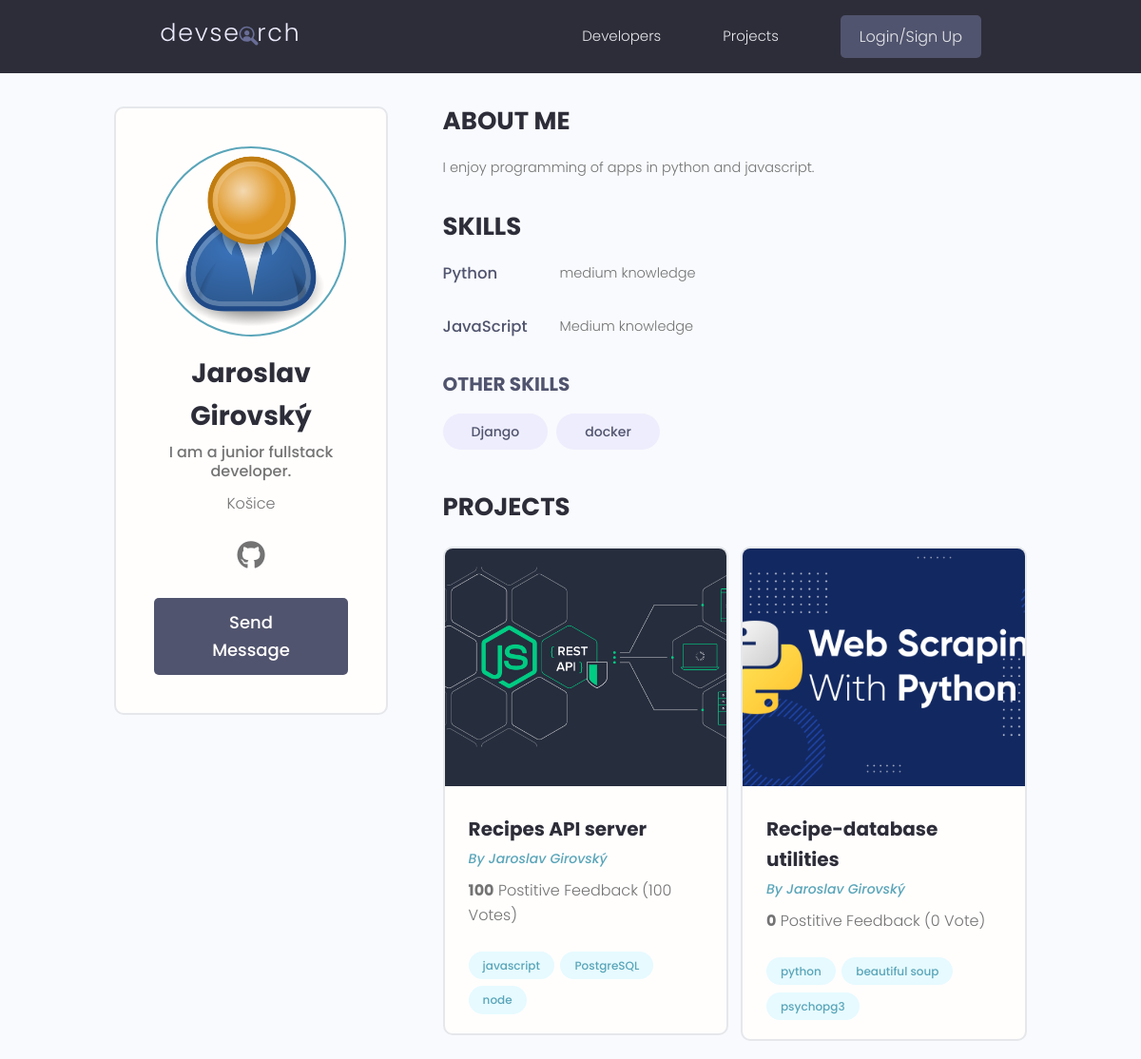
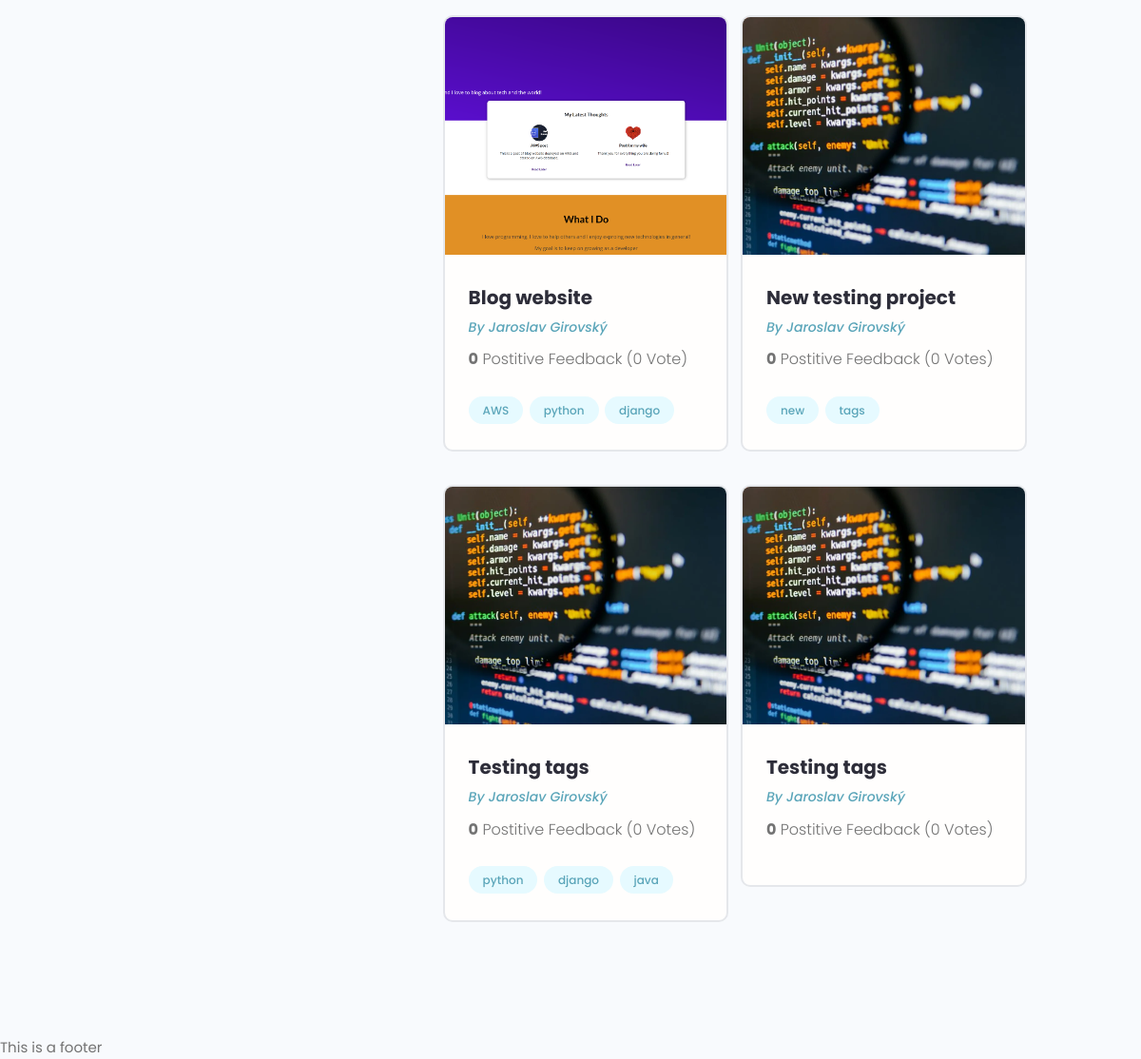
The page /profiles/user/764bc5d0-2482-440e-b70f-dd5784ee6521 on the database its author committed (2 pictures, top to bottom).
### users/models.py (models this page shows, shortened)
class Profile(models.Model):
    user = models.OneToOneField(User, on_delete=models.CASCADE, null=True, blank=True)
    username = models.CharField(max_length=200, blank=True, null=True)
    name = models.CharField(max_length=200, blank=True, null=True)
    location = models.CharField(max_length=200, blank=True, null=True)
    email = models.EmailField(max_length=500, blank=True, null=True)
    short_intro = models.CharField(max_length=200, blank=True, null=True)
    bio = models.TextField(blank=True, null=True)
    profile_image = models.ImageField(blank=True, null=True, upload_to="profiles/", default="user-default.png")
    social_github = models.CharField(max_length=200, blank=True, null=True)
    social_twitter = models.CharField(max_length=200, blank=True, null=True)
    social_linkedin = models.CharField(max_length=200, blank=True, null=True)
    social_youtube = models.CharField(max_length=200, blank=True, null=True)
    social_website = models.CharField(max_length=200, blank=True, null=True)
    created_at = models.DateTimeField(auto_now_add=True)
    id = models.UUIDField(default=uuid.uuid4, unique=True, primary_key=True, editable=False)
    @property
    def imageURL(self):
        try:
            url = self.profile_image.url
        except:
            url = ""
        return url

class Skill(models.Model):
    owner = models.ForeignKey(Profile, on_delete=models.CASCADE, null=True, blank=True)
    name = models.CharField(max_length=200)
    description = models.TextField(blank=True, null=True)
    id = models.UUIDField(default=uuid.uuid4, unique=True, primary_key=True, editable=False)
    def __str__(self):
        return str(self.name)

### projects/models.py (models this page shows, shortened)
class Project(models.Model):
    owner = models.ForeignKey(Profile, null=True, blank=True, verbose_name="owner",
                              on_delete=models.CASCADE, related_name="projects")
    title = models.CharField(max_length=200)
    description = models.TextField(null=True, blank=True)
    featured_image = models.ImageField(
        upload_to="projects", null=True, blank=True, default="default.webp")
    demo_link = models.CharField(max_length=2000, null=True, blank=True)
    source_link = models.CharField(max_length=2000, null=True, blank=True)
    created_at = models.DateTimeField(auto_now_add=True)
    id = models.UUIDField(default=uuid.uuid4, unique=True,
                          primary_key=True, editable=False)
    tags = models.ManyToManyField('Tag', blank=True, related_name="tags")
    vote_total = models.IntegerField(default=0, null=True, blank=True)
    vote_ratio = models.IntegerField(default=0, null=True, blank=True)
    class Meta:
        ordering = ['-vote_ratio', '-vote_total', '-created_at']
    @property
    def imageURL(self):
        try:
            url = self.featured_image.url
        except:
            url = ""
        return url

class Tag(models.Model):
    name = models.CharField(max_length=200)
    created_at = models.DateTimeField(auto_now_add=True)
    id = models.UUIDField(default=uuid.uuid4, unique=True,
                          primary_key=True, editable=False)

### users/views.py (the view)
# urls.py: path('user/<str:pk>', views.profile_detail, name="profile-detail"),
def profile_detail(request, pk):
    profile = Profile.objects.get(id=pk)
    topSkills = profile.skill_set.exclude(description__exact="")
    otherSkills = profile.skill_set.filter(description__exact="")
    context = {
        "profile": profile,
        "topSkills": topSkills,
        "otherSkills": otherSkills,
    }
    return render(request, 'users/user-profile.html', context)

### users/templates/users/user-profile.html (shortened to what this page needs)
{% extends "base.html"%}
{% load static %}
{% block content %}
<main class="profile my-md">
    <div class="container">
      <div class="layout">
        <div class="column column--1of3">
          <div class="card text-center">
            <div class="card__body dev">
              <img class="avatar avatar--xl" src="{{profile.imageURL}}" />
              <h2 class="dev__name">{{profile.name}}</h2>
              <p class="dev__title">{{profile.short_intro}}</p>
              <p class="dev__location">{{profile.location}}</p>
              <ul class="dev__social">
                {% if profile.social_github %}
                <li>
                  <a title="Github" href="{{profile.social_github}}" target="_blank" style="color: inherit"></a>
                </li>
                {% endif %}
              </ul>
              {% if request.user.profile != profile %}
              <a href="{% url 'users:create-message' profile.id %}?next={{request.path}}" class="btn btn--sub btn--lg">Send Message </a>
              {% endif %}
            </div>
          </div>
        </div>
        <div class="column column--2of3">
          <div class="devInfo">
            <h3 class="devInfo__title">About Me</h3>
            <p class="devInfo__about">
              {{profile.bio}}
            </p>
          </div>
          <div class="devInfo">
            {% if topSkills %}
            <h3 class="devInfo__title">Skills</h3>
            <div class="devInfo__skills">
            {% for skill in topSkills %}
              <div class="devSkill">
                <h4 class="devSkill__title">{{skill.name}}</h4>
                <p class="devSkill__info">
                  {{skill.description}}
                </p>
              </div>
            {% endfor %}
            {% endif %}
            {% if otherSkills %}
              <h3 class="devInfo__subtitle">Other Skills</h3>
              <div class="devInfo__otherSkills">
                {% for skill in otherSkills %}
                <span class="tag tag--pill tag--sub tag--lg">
                  <small>{{skill}}</small>
                </span>
                {% endfor %}
              </div>
            {% endif %}
            </div>
          </div>
          <div class="devInfo">
            <h3 class="devInfo__title">Projects</h3>
            <div class="grid grid--two">
            {% for project in profile.projects.all %}
              <div class="column">
                <div class="card project">
                  <a href="{% url 'projects:project-detail' project.id %}" class="project">
                    <img class="project__thumbnail" src="{{project.imageURL}}" alt="project thumbnail" />
                    <div class="card__body">
                      <h3 class="project__title">{{project.title}}</h3>
                      <p><a class="project__author" href="{% url 'users:profile-detail' project.owner.id %}">By {{project.owner.name}}</a></p>
                      <p class="project--rating">
                        <span style="font-weight: bold;">{{project.vote_ratio}}</span> Postitive
                        Feedback ({{project.vote_ratio}} Vote{{project.vote_total|pluralize:"s"}})
                      </p>
                      <div class="project__tags">
                        {% for tag in project.tags.all %}
                        <span class="tag tag--pill tag--main">
                          <small>{{tag.name}}</small>
                        </span>
                        {% endfor %}
                      </div>
                    </div>
                  </a>
                </div>
              </div>
              {% endfor %}
            </div>
          </div>
        </div>
      </div>
    </div>
  </main>
{% endblock %}

### static/styles/app.css (style rules this page uses)
:root { --color-sub: #2d2d39; }
.btn--sub { background-color: var(--color-sub-light); }
.card { border: 2px solid var(--color-light); }
img { width: 100%; }
.profile .card > .dev { padding: 4rem; }
.dev__name { color: var(--color-sub); font-size: 2.8rem; font-weight: 700; margin-top: 1rem; margin-bottom: 0.5rem; }
.dev__title { font-size: 1.6rem; font-weight: 500; line-height: 1.3; }
.dev__location { margin-top: 1rem; }
.dev__social { margin: 3rem 0; list-style: none; display: flex; justify-content: center; gap: 1.5rem; }
.devInfo { margin-bottom: 3rem; }
.devInfo__title, .devInfo__subtitle { font-size: 2.6rem; color: var(--color-sub); text-transform: uppercase; font-weight: 700; margin-bottom: 1.5rem; }
.devInfo__subtitle { font-size: 2rem; color: var(--color-sub-light); }
.devInfo__about, .devSkill__info { font-size: 1.45rem; line-height: 1.7; text-align: justify; }
.devSkill { margin-bottom: 3rem; }
.devSkill__title { font-size: 1.65rem; font-weight: 500; color: var(--color-sub-light); }
@media screen and (min-width: 700px) { .devSkill { display: flex; justify-content: space-between; gap: 3rem; } }
@media screen and (min-width: 700px) { .devSkill__info { flex-basis: 80%; } }
.project__author { font-size: 1.4rem; font-style: italic; }
.project--rating { margin-bottom: 1.6em; margin-top: .5em; }
.project__thumbnail { height: 25rem; object-fit: cover; object-position: top center; }
.project__title { font-size: 2rem; font-weight: 700; color: var(--color-sub); }

### static/uikit/styles/modules/_variables.css (style rules this page uses)
:root { --color-main: #5aa5b9; --color-main-light: #e6faff; --color-sub: #3f4156; --color-sub-light: #51546e; --color-sub-lighter: #ededfd; --color-text: #737373; --color-gray: #8b8b8b; --color-light: #e5e7eb; --color-light-gray: #767676; --color-bg: #f8fafd; --color-white: #fffefd; --color-white-light: #f3f3f3; --color-success: #359e64; --color-success-bg: #def8e8; --color-error: #fc4b0b; --color-error-bg: #fff2ee; --font-base: 'Poppins', arial, helvetica, 'Segoe UI', roboto, ubuntu, sans-serif; --font-monospace: 'Fira Code', 'Courier New', courier, monospace; --font-regular: 300; --font-medium: 500; --font-bold: 700; --generic-shadow: 1px 1px 5px #00000010; --generic-transition: all 0.3s ease-in-out; }

### static/uikit/styles/modules/_base.css (style rules this page uses)
* { margin: 0; padding: 0; box-sizing: border-box; text-rendering: optimizeLegibility; color: inherit; font-size: inherit; }
html { font-size: 50%; }
@media only screen and (min-width: 480px) { html { font-size: 56.25%; } }
@media only screen and (min-width: 1200px) { html { font-size: 62.5%; } }
body { line-height: 1.6; font-weight: 400; font-size: 1.5rem; color: var(--color-text); background-color: var(--color-bg); min-height: 100vh; }

### static/uikit/styles/modules/_typography.css (style rules this page uses)
* { font-family: var(--font-base); }
h2 { font-size: 3.6rem; font-weight: var(--font-bold); }
h3 { font-size: 3.2rem; font-weight: var(--font-medium); }
h4 { font-size: 2.8rem; font-weight: var(--font-medium); }
p, span, strong { font-size: 1.6rem; color: var(--color-text); font-weight: var(--font-regular); }
a { padding-bottom: 2px; text-decoration: none; display: inline-block; color: var(--color-main); font-weight: var(--font-medium); }

### static/uikit/styles/modules/_utilities.css (style rules this page uses)
.container { width: 92%; max-width: 165rem; margin: 0 auto; box-sizing: border-box; }
@media screen and (min-width: 1000px) { .container { width: 90%; } }
@media screen and (min-width: 1200px) { .container { width: 80%; } }
.text-center { text-align: center; }
.my-md { margin: 3rem auto; }

### static/uikit/styles/modules/_avatar.css (style rules this page uses)
.avatar { border-radius: 50%; border: 2px solid var(--color-main); object-fit: cover; }
.avatar--xl { height: 20rem; width: 20rem; }

### static/uikit/styles/modules/_button.css (style rules this page uses)
.btn { display: inline-block; position: relative; cursor: pointer; background-color: var(--color-light); font-weight: var(--font-medium); color: var(--color-sub); text-decoration: none; padding: 1rem 2rem; border-radius: 0.5rem; border: none; width: -webkit-fit-content; width: -moz-fit-content; width: fit-content; height: -webkit-fit-content; height: -moz-fit-content; height: fit-content; font-size: 1.6rem; outline-width: 0; outline-color: transparent; -webkit-backface-visibility: hidden; backface-visibility: hidden; transition: all 0.3s ease-in-out; }
.btn--sub { background-color: var(--color-sub); color: var(--color-white); }
.btn--lg { font-size: 1.8rem; padding: 1.2rem 4.5rem; }

### static/uikit/styles/modules/_card.css (style rules this page uses)
.card { border-radius: 1rem; background-color: var(--color-white); border: 1.5px solid var(--color-light); width: auto; height: auto; margin-top: 0.5rem; margin-bottom: 0.5rem; overflow: hidden; }
.card__body, .card__header { padding: 2rem 2.5rem; }

### rows shown on the page
Profile: imageURL (placeholder picture), name "Jaroslav Girovský", short_intro "I am a junior fullstack developer.", location "Košice", bio "I enjoy programming of apps in python and javascript."
Skill: name "Python", description "medium knowledge"
Skill: name "JavaScript", description "Medium knowledge"
Skill: name "Django"
Skill: name "docker"
Project: imageURL (picture), title "Recipes API server", owner.name "Jaroslav Girovský", vote_ratio "100"
Tag: name "javascript"
Tag: name "PostgreSQL"
Tag: name "node"
Project: imageURL (picture), title "Recipe-database utilities", owner.name "Jaroslav Girovský", vote_ratio "0"
Tag: name "python"
Tag: name "beautiful soup"
Tag: name "psychopg3"
Project: imageURL (picture), title "Blog website", owner.name "Jaroslav Girovský", vote_ratio "0"
Tag: name "AWS"
Tag: name "django"
Project: imageURL (placeholder picture), title "New testing project", owner.name "Jaroslav Girovský", vote_ratio "0"
Tag: name "new"
Tag: name "tags"
Project: imageURL (placeholder picture), title "Testing tags", owner.name "Jaroslav Girovský", vote_ratio "0"
Tag: name "java"
Project: imageURL (placeholder picture), title "Testing tags", owner.name "Jaroslav Girovský", vote_ratio "0"
